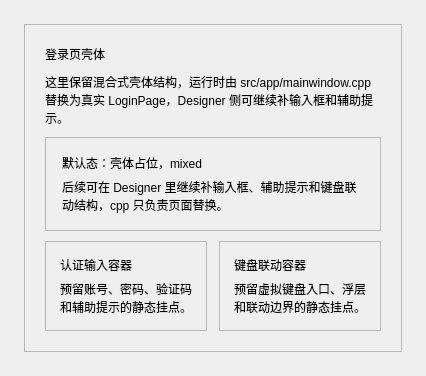
      <widget class="QWidget" name="loginPage">
       <layout class="QVBoxLayout" name="loginPageLayout">
        <property name="spacing">
         <number>16</number>
        </property>
        <property name="leftMargin">
         <number>24</number>
        </property>
        <property name="topMargin">
         <number>24</number>
        </property>
        <property name="rightMargin">
         <number>24</number>
        </property>
        <property name="bottomMargin">
         <number>24</number>
        </property>
        <item>
         <widget class="QFrame" name="loginShellCard">
          <property name="frameShape">
           <enum>QFrame::StyledPanel</enum>
          </property>
          <property name="frameShadow">
           <enum>QFrame::Plain</enum>
          </property>
          <layout class="QVBoxLayout" name="loginShellLayout">
           <property name="spacing">
            <number>10</number>
           </property>
           <property name="leftMargin">
            <number>20</number>
           </property>
           <property name="topMargin">
            <number>20</number>
           </property>
           <property name="rightMargin">
            <number>20</number>
           </property>
           <property name="bottomMargin">
            <number>20</number>
           </property>
           <item>
            <widget class="QLabel" name="loginShellTitle">
             <property name="text">
              <string>登录页壳体</string>
             </property>
            </widget>
           </item>
           <item>
            <widget class="QLabel" name="loginShellHint">
             <property name="text">
              <string>这里保留混合式壳体结构，运行时由 src/app/mainwindow.cpp 替换为真实 LoginPage，Designer 侧可继续补输入框和辅助提示。</string>
             </property>
             <property name="wordWrap">
              <bool>true</bool>
             </property>
            </widget>
           </item>
           <item>
            <widget class="QFrame" name="loginShellPlaceholder">
             <property name="frameShape">
              <enum>QFrame::StyledPanel</enum>
             </property>
             <property name="frameShadow">
              <enum>QFrame::Sunken</enum>
             </property>
             <layout class="QVBoxLayout" name="loginShellPlaceholderLayout">
              <property name="spacing">
               <number>6</number>
              </property>
              <property name="leftMargin">
               <number>16</number>
              </property>
              <property name="topMargin">
               <number>16</number>
              </property>
              <property name="rightMargin">
               <number>16</number>
              </property>
              <property name="bottomMargin">
               <number>16</number>
              </property>
              <item>
               <widget class="QLabel" name="loginShellState">
                <property name="text">
                 <string>默认态：壳体占位，mixed</string>
                </property>
               </widget>
              </item>
              <item>
               <widget class="QLabel" name="loginShellNote">
                <property name="text">
                 <string>后续可在 Designer 里继续补输入框、辅助提示和键盘联动结构，cpp 只负责页面替换。</string>
                </property>
                <property name="wordWrap">
                 <bool>true</bool>
                </property>
               </widget>
              </item>
             </layout>
            </widget>
           </item>
           <item>
            <widget class="QFrame" name="loginShellDock">
             <layout class="QHBoxLayout" name="loginShellDockLayout">
              <property name="spacing">
               <number>12</number>
              </property>
              <property name="leftMargin">
               <number>0</number>
              </property>
              <property name="topMargin">
               <number>0</number>
              </property>
              <property name="rightMargin">
               <number>0</number>
              </property>
              <property name="bottomMargin">
               <number>0</number>
              </property>
              <item>
               <widget class="QFrame" name="loginShellAuthCard">
                <property name="frameShape">
                 <enum>QFrame::StyledPanel</enum>
                </property>
                <property name="frameShadow">
                 <enum>QFrame::Plain</enum>
                </property>
                <layout class="QVBoxLayout" name="loginShellAuthLayout">
                 <property name="spacing">
                  <number>6</number>
                 </property>
                 <property name="leftMargin">
                  <number>14</number>
                 </property>
                 <property name="topMargin">
                  <number>14</number>
                 </property>
                 <property name="rightMargin">
                  <number>14</number>
                 </property>
                 <property name="bottomMargin">
                  <number>14</number>
                 </property>
                 <item>
                  <widget class="QLabel" name="loginShellAuthTitle">
                   <property name="text">
                    <string>认证输入容器</string>
                   </property>
                  </widget>
                 </item>
                 <item>
                  <widget class="QLabel" name="loginShellAuthHint">
                   <property name="text">
                    <string>预留账号、密码、验证码和辅助提示的静态挂点。</string>
                   </property>
                   <property name="wordWrap">
                    <bool>true</bool>
                   </property>
                  </widget>
                 </item>
                </layout>
               </widget>
              </item>
              <item>
               <widget class="QFrame" name="loginShellKeyboardCard">
                <property name="frameShape">
                 <enum>QFrame::StyledPanel</enum>
                </property>
                <property name="frameShadow">
                 <enum>QFrame::Plain</enum>
                </property>
                <layout class="QVBoxLayout" name="loginShellKeyboardLayout">
                 <property name="spacing">
                  <number>6</number>
                 </property>
                 <property name="leftMargin">
                  <number>14</number>
                 </property>
                 <property name="topMargin">
                  <number>14</number>
                 </property>
                 <property name="rightMargin">
                  <number>14</number>
                 </property>
                 <property name="bottomMargin">
                  <number>14</number>
                 </property>
                 <item>
                  <widget class="QLabel" name="loginShellKeyboardTitle">
                   <property name="text">
                    <string>键盘联动容器</string>
                   </property>
                  </widget>
                 </item>
                 <item>
                  <widget class="QLabel" name="loginShellKeyboardHint">
                   <property name="text">
                    <string>预留虚拟键盘入口、浮层和联动边界的静态挂点。</string>
                   </property>
                   <property name="wordWrap">
                    <bool>true</bool>
                   </property>
                  </widget>
                 </item>
                </layout>
               </widget>
              </item>
             </layout>
            </widget>
           </item>
          </layout>
         </widget>
        </item>
       </layout>
      </widget>
